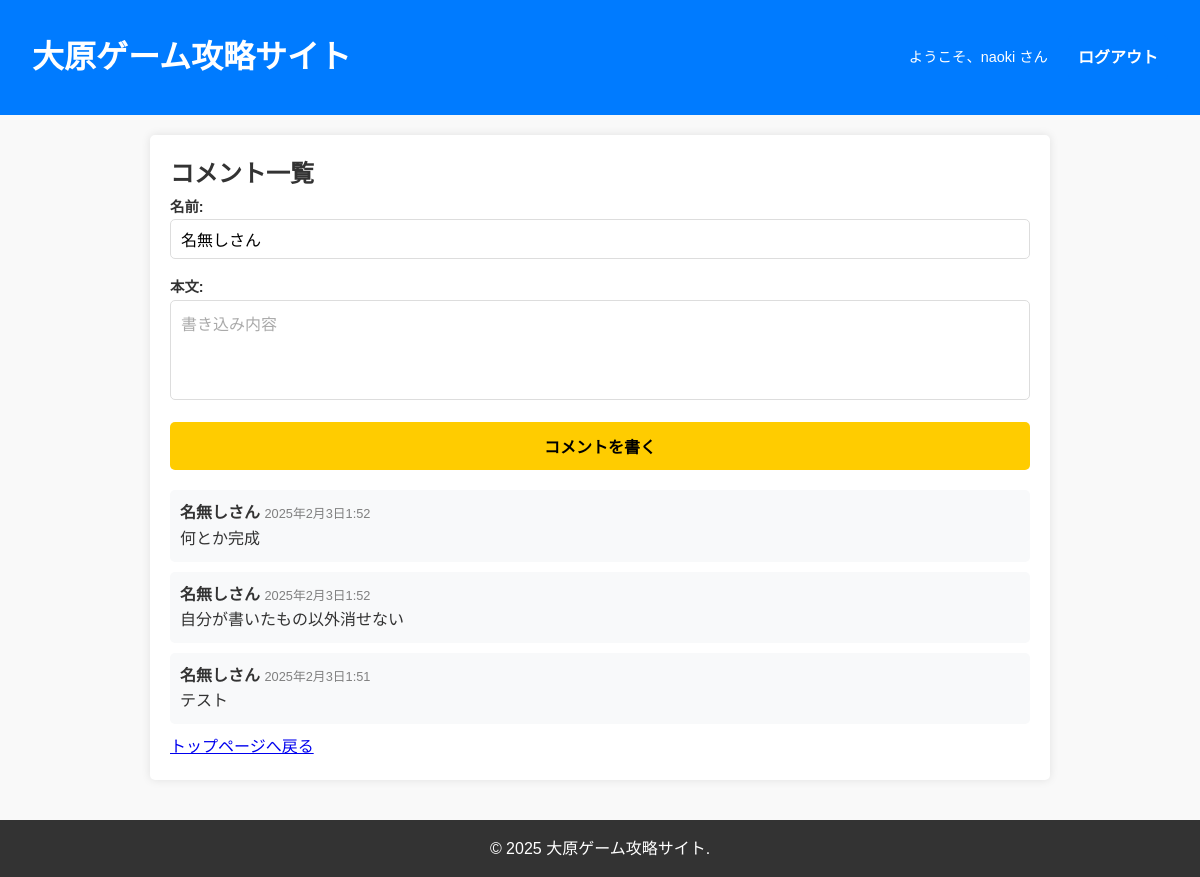
Screenshot of /comments/ (signed in) with the database file from the repository.
### accounts/models.py (models this page shows)
class CustomUser(AbstractUser):
    pass

### kadaiapp/models.py (models this page shows, shortened)
class Comment(models.Model):
    user = models.ForeignKey(settings.AUTH_USER_MODEL,
                            on_delete=models.SET_NULL,
                            null=True,
                            blank=True,
                            verbose_name="投稿者")
    name = models.CharField(max_length=50,
                            default="名無しさん",
                            verbose_name="名前")
    content = models.TextField(max_length=500,
                                verbose_name="本文")
    created_at = models.DateTimeField(auto_now_add=True,
                                    verbose_name="投稿日時")

### kadaiapp/views.py (the view, shortened to what this page needs)
# urls.py: path("comments/", CommentPageView.as_view(), name="comments"),  # コメントページ
class CommentPageView(CreateView, ListView):
    model = Comment
    template_name = "comments.html"
    form_class = CommentForm
    success_url = reverse_lazy("comments")
    ordering = ["-created_at"]
    def get_context_data(self, **kwargs):
        context = super().get_context_data(**kwargs)
        context["comments"] = Comment.objects.all().order_by("-created_at")
        return context

### kadaiapp/forms.py
class CommentForm(forms.ModelForm):
    class Meta:
        model = Comment
        fields = ['name', 'content']  # 'image' を削除
        labels = {
            'name': '名前',
            'content': '本文',
        }
        widgets = {
            'name': forms.TextInput(attrs={
                'class': 'form-control',
                'placeholder': '名無しさん'
            }),
            'content': forms.Textarea(attrs={
                'class': 'form-control',
                'placeholder': '書き込み内容',
                'rows': 3
            }),
        }

### kadaiapp/templates/comments.html (shortened to what this page needs)
{% extends "base.html" %}
{% block content %}
<h2>コメント一覧</h2>
{% if user.is_authenticated %}
    <form method="post">
        {{ form.as_p }}
        <button type="submit" class="comment-submit">コメントを書く</button>
    </form>
{% else %}
    <p>コメントを書くには、<a href="{% url 'accounts:login' %}">ログイン</a>してください。</p>
{% endif %}
<ul class="comment-list">
    {% for comment in comments %}
        <li>
            <strong>{{ comment.name }}</strong> <span class="comment-date">{{ comment.created_at }}</span>
            <p>{{ comment.content }}</p>
        </li>
    {% endfor %}
</ul>
<a href="{% url 'index' %}">トップページへ戻る</a>
{% endblock %}

### kadaiapp/templates/base.html (shortened to what this page needs)
{% load static %}
<!DOCTYPE html>
<html lang="ja">
<head>
    <link href="{% static 'css/style.css' %}" rel="stylesheet" />
</head>
<body>
    <header>
        <div class="container header-container">
            <h1>大原ゲーム攻略サイト</h1>
            <div class="auth-links">
                {% if user.is_authenticated %}
                    <span class="welcome-text">ようこそ、{{ user.username }} さん</span>
                    <a href="{% url 'accounts:logout' %}" class="auth-button">ログアウト</a>
                {% else %}
                    <a href="{% url 'accounts:signup' %}" class="auth-button">サインアップ</a>
                    <a href="{% url 'accounts:login' %}" class="auth-button">ログイン</a>
                {% endif %}
            </div>
        </div>
    </header>
    <main>
        {% block content %}{% endblock %}
    </main>
    <footer>
        <div class="container">
            <p>&copy; 2025 大原ゲーム攻略サイト.</p>
        </div>
    </footer>
</body>
</html>

### kadaiapp/static/css/style.css (style rules this page uses)
* { margin: 0; padding: 0; box-sizing: border-box; }
body { font-family: 'Arial', sans-serif; line-height: 1.6; background-color: #f9f9f9; color: #333; }
header { background-color: #007bff; color: white; white-space: nowrap; text-align: center; padding: 1rem; }
.container { max-width: 1200px; margin: 0 auto; padding: 0 20px; }
.header-container { display: flex; justify-content: space-between; align-items: center; padding: 1rem; background-color: #007bff; color: white; }
.auth-links { display: flex; align-items: center; gap: 10px; }
.auth-button { background-color: white; color: #007bff; white-space: nowrap; padding: 8px 12px; text-decoration: none; font-size: 0.9rem; border-radius: 5px; font-weight: bold; transition: 0.3s; }
.welcome-text { font-size: 0.9rem; margin-right: 10px; }
main { max-width: 900px; margin: 20px auto; padding: 20px; background: white; border-radius: 5px; box-shadow: 0 0 10px rgba(0, 0, 0, 0.1); }
form { display: flex; flex-direction: column; gap: 15px; }
form label { font-weight: bold; font-size: 0.9rem; margin-bottom: 5px; }
form input, form textarea { width: 100%; padding: 10px; border: 1px solid #ddd; border-radius: 5px; font-size: 1rem; }
form input::placeholder, form textarea::placeholder { color: #aaa; }
form textarea { height: 100px; resize: none; }
.comment-submit { background-color: #ffcc00; border: none; padding: 12px; font-size: 1rem; font-weight: bold; cursor: pointer; text-align: center; border-radius: 5px; width: 100%; }
.comment-list { list-style: none; padding: 0; margin-top: 20px; }
.comment-list li { background-color: #f8f9fa; padding: 10px; margin-bottom: 10px; border-radius: 5px; }
.comment-date { font-size: 0.8rem; color: gray; }
footer { background-color: #333; color: white; text-align: center; padding: 1rem 0; margin-top: 40px; }
.auth-button { background-color: #007bff; color: white; padding: 10px; border: none; border-radius: 5px; cursor: pointer; display: block; width: 100%; font-size: 1rem; text-decoration: none; text-align: center; }

### rows the page displays
CustomUser: username "naoki"
Comment: name "名無しさん", created_at "2025年2月3日1:52", content "何とか完成"
Comment: name "名無しさん", created_at "2025年2月3日1:52", content "自分が書いたもの以外消せない"
Comment: name "名無しさん", created_at "2025年2月3日1:51", content "テスト"
